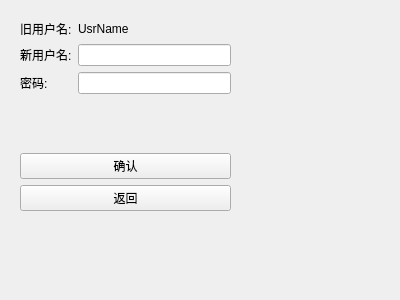
<?xml version="1.0" encoding="UTF-8"?>
<ui version="4.0">
 <class>UsrManagerUI_modifyName</class>
 <widget class="QWidget" name="UsrManagerUI_modifyName">
  <property name="windowModality">
   <enum>Qt::ApplicationModal</enum>
  </property>
  <property name="geometry">
   <rect>
    <x>0</x>
    <y>0</y>
    <width>400</width>
    <height>300</height>
   </rect>
  </property>
  <property name="windowTitle">
   <string>Form</string>
  </property>
  <widget class="QWidget" name="formLayoutWidget">
   <property name="geometry">
    <rect>
     <x>10</x>
     <y>10</y>
     <width>231</width>
     <height>211</height>
    </rect>
   </property>
   <layout class="QFormLayout" name="formLayout">
    <property name="leftMargin">
     <number>10</number>
    </property>
    <property name="topMargin">
     <number>10</number>
    </property>
    <property name="rightMargin">
     <number>10</number>
    </property>
    <property name="bottomMargin">
     <number>10</number>
    </property>
    <item row="1" column="0">
     <widget class="QLabel" name="label_4">
      <property name="text">
       <string>新用户名:</string>
      </property>
     </widget>
    </item>
    <item row="2" column="0">
     <widget class="QLabel" name="label_3">
      <property name="text">
       <string>密码:</string>
      </property>
     </widget>
    </item>
    <item row="3" column="0">
     <spacer name="verticalSpacer">
      <property name="orientation">
       <enum>Qt::Vertical</enum>
      </property>
      <property name="sizeHint" stdset="0">
       <size>
        <width>20</width>
        <height>40</height>
       </size>
      </property>
     </spacer>
    </item>
    <item row="6" column="0" colspan="2">
     <widget class="QPushButton" name="pbBack">
      <property name="text">
       <string>返回</string>
      </property>
     </widget>
    </item>
    <item row="0" column="0">
     <widget class="QLabel" name="label">
      <property name="text">
       <string>旧用户名:</string>
      </property>
     </widget>
    </item>
    <item row="0" column="1">
     <widget class="QLabel" name="lbOldUsrName">
      <property name="text">
       <string>UsrName</string>
      </property>
     </widget>
    </item>
    <item row="1" column="1">
     <widget class="QLineEdit" name="leNewName"/>
    </item>
    <item row="2" column="1">
     <widget class="QLineEdit" name="lePWD"/>
    </item>
    <item row="5" column="0" colspan="2">
     <widget class="QPushButton" name="pbModifyLevel">
      <property name="text">
       <string>确认</string>
      </property>
     </widget>
    </item>
    <item row="3" column="1">
     <spacer name="horizontalSpacer">
      <property name="orientation">
       <enum>Qt::Horizontal</enum>
      </property>
      <property name="sizeHint" stdset="0">
       <size>
        <width>40</width>
        <height>20</height>
       </size>
      </property>
     </spacer>
    </item>
   </layout>
  </widget>
 </widget>
 <tabstops>
  <tabstop>leNewName</tabstop>
  <tabstop>lePWD</tabstop>
  <tabstop>pbModifyLevel</tabstop>
  <tabstop>pbBack</tabstop>
 </tabstops>
 <resources/>
 <connections/>
</ui>
